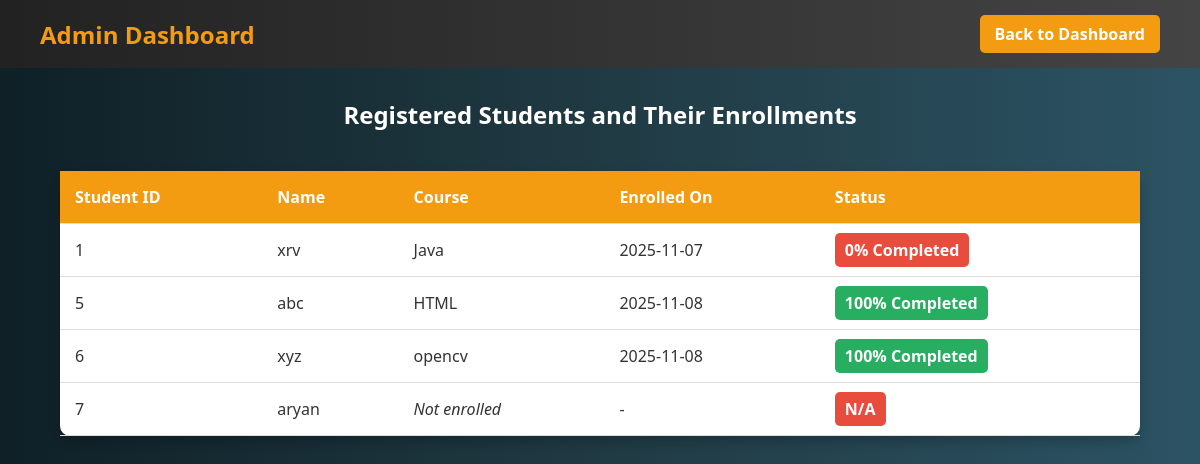
The app's page /view_user.php with its own data.
### tables this page shows
CREATE TABLE `student` (
  `id` int(11) NOT NULL,
  `email` varchar(255) NOT NULL,
  `password` varchar(255) NOT NULL,
  `Name` varchar(244) NOT NULL
);

CREATE TABLE `course` (
  `id` int(11) NOT NULL,
  `Title` varchar(255) NOT NULL,
  `description` varchar(1000) NOT NULL,
  `price` decimal(5,0) NOT NULL
);

CREATE TABLE `enrolment` (
  `course_id` int(4) NOT NULL,
  `student_id` int(4) NOT NULL,
  `enrolment_datetime` date NOT NULL,
  `completed_datetime` date NOT NULL
);

### view_user.php (the view, shortened to what this page needs)
<?php
$conn = new mysqli('localhost', 'root', '', 'e-learning');
$query = "
    SELECT
        s.id AS student_id,
        s.name AS student_name,
        c.Title AS course_title,
        e.enrolment_datetime,
        e.completed_datetime
    FROM student s
    LEFT JOIN enrolment e ON s.id = e.student_id
    LEFT JOIN course c ON e.course_id = c.id
    ORDER BY s.id, e.enrolment_datetime DESC
";
$result = $conn->query($query);
?>
<!DOCTYPE html>
<html lang="en">
<head>
</head>
<body>
<header>
    <h2>Admin Dashboard</h2>
    <a href="admin.php" class="btn">Back to Dashboard</a>
</header>
<h2>Registered Students and Their Enrollments</h2>
<?php
if ($result && $result->num_rows > 0) {
    echo "<table>";
    echo "<tr>
            <th>Student ID</th>
            <th>Name</th>
            <th>Course</th>
            <th>Enrolled On</th>
            <th>Status</th>
          </tr>";
    while ($row = $result->fetch_assoc()) {
        if ($row['course_title'] === null) {
            $displayCourse = "<em>Not enrolled</em>";
            $statusHtml = "<span class='status in-progress'>N/A</span>";
        } else {
            $completed = $row['completed_datetime'];
            if (
                empty($completed) ||
                $completed === '0000-00-00' ||
                $completed === '0000-00-00 00:00:00'
            ) {
                $statusHtml = "<span class='status in-progress'>0% Completed</span>";
            } else {
                $statusHtml = "<span class='status completed'>100% Completed</span>";
            }
            $displayCourse = htmlspecialchars($row['course_title']);
        }
        $enrolledOn = $row['enrolment_datetime'] ? htmlspecialchars($row['enrolment_datetime']) : '-';
        echo "<tr>
                <td>" . htmlspecialchars($row['student_id']) . "</td>
                <td>" . htmlspecialchars($row['student_name']) . "</td>
                <td>$displayCourse</td>
                <td>$enrolledOn</td>
                <td>$statusHtml</td>
              </tr>";
    }
    echo "</table>";
} else {
    echo "<p class='no-data'>No students or enrollments found.</p>";
}
?>
</body>
</html>

### view_user.php (style rules this page uses)
body { font-family: 'Segoe UI', Tahoma, Geneva, Verdana, sans-serif; background: linear-gradient(to right, #0f2027, #203a43, #2c5364); margin: 0; color: #333; }
header { background: linear-gradient(90deg, #222, #444); color: white; padding: 15px 40px; display: flex; justify-content: space-between; align-items: center; }
header h2 { margin: 0; color: #f39c12; }
.btn { background: #f39c12; color: white; padding: 8px 15px; border-radius: 5px; text-decoration: none; font-weight: bold; transition: background 0.3s; }
h2 { text-align: center; margin-top: 30px; color: white; }
table { width: 90%; margin: 40px auto; border-collapse: collapse; background: white; border-radius: 10px; box-shadow: 0 6px 12px rgba(0,0,0,0.2); }
th, td { padding: 15px; text-align: left; border-bottom: 1px solid #ddd; }
th { background: #f39c12; color: white; }
.status { padding: 6px 10px; border-radius: 5px; font-weight: 600; color: white; }
.completed { background: #27ae60; }
.in-progress { background: #e74c3c; }

### records on screen
student: id "1", Name "xrv", course.Title "Java", enrolment.enrolment_datetime "2025-11-07", shows "0% Completed"
student: id "5", Name "abc", course.Title "HTML", enrolment.enrolment_datetime "2025-11-08", shows "100% Completed"
student: id "6", Name "xyz", course.Title "opencv", enrolment.enrolment_datetime "2025-11-08", shows "100% Completed"
student: id "7", Name "aryan", shows "Not enrolled", enrolledOn "-"
